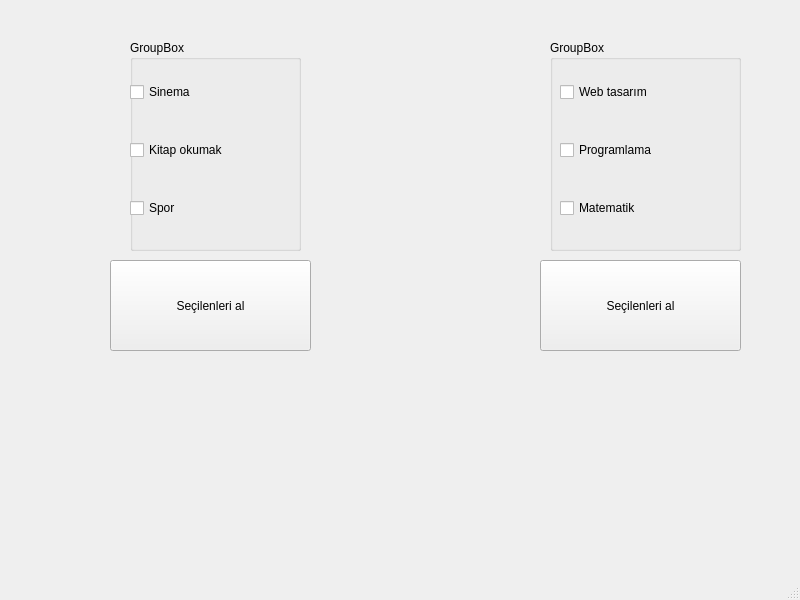
<?xml version="1.0" encoding="UTF-8"?>
<ui version="4.0">
 <class>MainWindow</class>
 <widget class="QMainWindow" name="MainWindow">
  <property name="geometry">
   <rect>
    <x>0</x>
    <y>0</y>
    <width>800</width>
    <height>600</height>
   </rect>
  </property>
  <property name="windowTitle">
   <string>MainWindow</string>
  </property>
  <widget class="QWidget" name="centralwidget">
   <widget class="QPushButton" name="btn_secilenleri_al_hobbies">
    <property name="geometry">
     <rect>
      <x>110</x>
      <y>260</y>
      <width>201</width>
      <height>91</height>
     </rect>
    </property>
    <property name="text">
     <string>Seçilenleri al</string>
    </property>
   </widget>
   <widget class="QLabel" name="lbl_result_hobbies">
    <property name="geometry">
     <rect>
      <x>100</x>
      <y>360</y>
      <width>181</width>
      <height>151</height>
     </rect>
    </property>
    <property name="text">
     <string/>
    </property>
   </widget>
   <widget class="QGroupBox" name="group_hobbies">
    <property name="geometry">
     <rect>
      <x>130</x>
      <y>40</y>
      <width>171</width>
      <height>211</height>
     </rect>
    </property>
    <property name="title">
     <string>GroupBox</string>
    </property>
    <widget class="QWidget" name="layoutWidget">
     <property name="geometry">
      <rect>
       <x>0</x>
       <y>10</y>
       <width>171</width>
       <height>201</height>
      </rect>
     </property>
     <layout class="QVBoxLayout" name="verticalLayout">
      <item>
       <widget class="QCheckBox" name="cb_sinema">
        <property name="text">
         <string>Sinema</string>
        </property>
       </widget>
      </item>
      <item>
       <widget class="QCheckBox" name="cb_read_book">
        <property name="text">
         <string>Kitap okumak</string>
        </property>
       </widget>
      </item>
      <item>
       <widget class="QCheckBox" name="cb_spor">
        <property name="text">
         <string>Spor</string>
        </property>
       </widget>
      </item>
     </layout>
    </widget>
   </widget>
   <widget class="QGroupBox" name="group_lessons">
    <property name="geometry">
     <rect>
      <x>550</x>
      <y>40</y>
      <width>191</width>
      <height>211</height>
     </rect>
    </property>
    <property name="title">
     <string>GroupBox</string>
    </property>
    <widget class="QWidget" name="layoutWidget_2">
     <property name="geometry">
      <rect>
       <x>10</x>
       <y>10</y>
       <width>171</width>
       <height>201</height>
      </rect>
     </property>
     <layout class="QVBoxLayout" name="verticalLayout_2">
      <item>
       <widget class="QCheckBox" name="cb_web_tasarim">
        <property name="text">
         <string>Web tasarım</string>
        </property>
       </widget>
      </item>
      <item>
       <widget class="QCheckBox" name="cb_programlama">
        <property name="text">
         <string>Programlama</string>
        </property>
       </widget>
      </item>
      <item>
       <widget class="QCheckBox" name="cb_matematik">
        <property name="text">
         <string>Matematik</string>
        </property>
       </widget>
      </item>
     </layout>
    </widget>
   </widget>
   <widget class="QLabel" name="lbl_result_lessons">
    <property name="geometry">
     <rect>
      <x>530</x>
      <y>360</y>
      <width>181</width>
      <height>151</height>
     </rect>
    </property>
    <property name="text">
     <string/>
    </property>
   </widget>
   <widget class="QPushButton" name="btn_secilenleri_al_lessons">
    <property name="geometry">
     <rect>
      <x>540</x>
      <y>260</y>
      <width>201</width>
      <height>91</height>
     </rect>
    </property>
    <property name="text">
     <string>Seçilenleri al</string>
    </property>
   </widget>
  </widget>
  <widget class="QMenuBar" name="menubar">
   <property name="geometry">
    <rect>
     <x>0</x>
     <y>0</y>
     <width>800</width>
     <height>21</height>
    </rect>
   </property>
  </widget>
  <widget class="QStatusBar" name="statusbar"/>
 </widget>
 <resources/>
 <connections/>
</ui>
